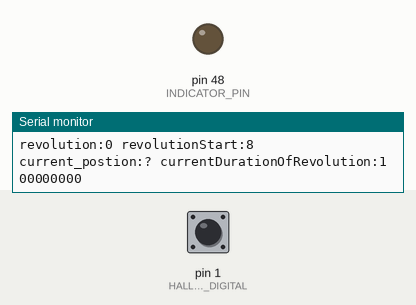
This sketch was run on a simulated Arduino Mega 2560, built for the host (arithmetic inside an expression is 32-bit, double 64-bit). Parts: output pins drawn as LEDs (lit = HIGH), the last lines printed to the serial monitor. The inputs (shaded band) are chosen by the test bench; at power-on: pin 1 (HALL_SENSOR_PIN_DIGITAL) HIGH.

Above: at 1.2 s.
1.3 s: pin 1 (HALL_SENSOR_PIN_DIGITAL) driven LOW
At 2.6 s:
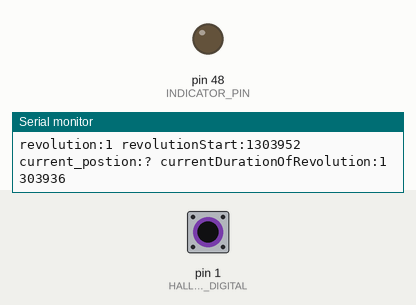
2.9 s: pin 1 (HALL_SENSOR_PIN_DIGITAL) pulsed HIGH 5 times (0.12 s each, 0.3 s apart)
At 3.43 s:
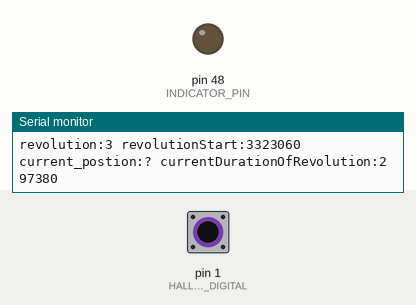
7.4 s: pin 1 (HALL_SENSOR_PIN_DIGITAL) pulsed HIGH 2 times (0.12 s each, 0.3 s apart)
Timing chart, 0 to 10.4 s (numbered marks = the images above; inputs shaded):
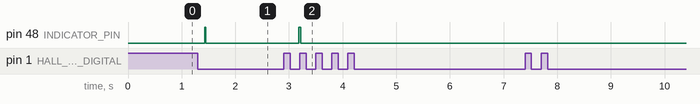

Measured:
- after the input at 1.3 s, pin 48 (INDICATOR_PIN): LOW → HIGH after 0.13 s, → LOW 0.02 s later
- after the input at 2.9 s, pin 48 (INDICATOR_PIN): LOW → HIGH after 0.28 s, → LOW 0.04 s later

The sketch:

position_estimation.ino
```cpp
// For position estimation with exponential smoothing. In microseconds.
// Initialize durations to very high values (10^8us) so that there's
// no graphical updates until after 5 revolutions.
const int nRevolutionsToConsider = 5;
const int weights[nRevolutionsToConsider] = { 315, 625, 1250, 2500, 5000 };  // most recent weighs heavier
const int sumOfWeights = 9690;
long revolutionDurations[nRevolutionsToConsider] = { 100000000, 100000000, 100000000, 100000000, 100000000 };
long currentDurationOfRevolution = 100000000;
long revolutionStart;

// Barduino
const int HALL_SENSOR_PIN_DIGITAL = 1;  // detection pulls down to 0
const int INDICATOR_PIN = 48;           // Integrated LED

// Settings
const int INTERFACE_UPDATE = 100000;  // microseconds
const float target = 0.1;             // target position to light up, in fraction of a rev

// State machine
long start, now, step;
int reading_d, detections;
long revolution = 0;
bool pressed = false;
bool previouslyPressed = false;
long lastInterfaceUpdate;

void setup() {
  pinMode(HALL_SENSOR_PIN_DIGITAL, INPUT);
  pinMode(INDICATOR_PIN, OUTPUT);

  Serial.begin(115200);

  start = micros();
  revolutionStart = start;
  lastInterfaceUpdate = start;
  step = 0;
  revolution = 0;
  pressed = true;
}

void loop() {
  now = micros();

  updateSensor();  // Every single turn of the loop
  printSerial();   // On a fixed schedule
  lightUp();

  step += 1;
}

void lightUp() {
  if (abs(currentPosition() - target) < 0.01) {
    digitalWrite(INDICATOR_PIN, HIGH);
  } else {
    digitalWrite(INDICATOR_PIN, LOW);
  }
}


void updateSensor() {
  previouslyPressed = pressed;

  pressed = !digitalRead(HALL_SENSOR_PIN_DIGITAL);  // Sensor is pulled up

  if (pressed && !previouslyPressed) {
    updateSpeedEstimation();
    revolution += 1;
  }
}

// For now, just use the last turn. Later we can go to the exponential smoothing version
void updateSpeedEstimation() {
  long now = micros();
  currentDurationOfRevolution = now - revolutionStart;
  revolutionStart = micros();
}

// Exponential smoothing for smoother estimation
// To be debugged
void exponentialSmoothing() {
  long now = micros();
  int offset = revolution % nRevolutionsToConsider;  // circular buffer
  revolutionDurations[offset] = now - revolutionStart;
  revolutionStart = now;

  long tempEstimation = 0;

  for (int i = 0; i < nRevolutionsToConsider; i++) {

    int whichWeight = (i + ((nRevolutionsToConsider - 1) - offset)) % nRevolutionsToConsider;  // Black magic. Notes on Remarkable

    tempEstimation += weights[whichWeight] * revolutionDurations[i];
  }

  currentDurationOfRevolution = tempEstimation / sumOfWeights;
}

// Fractions of a revolution
float currentPosition() {
  double elapsed = micros() - revolutionStart;
  return elapsed / currentDurationOfRevolution;
}

void printSerial() {
  now = micros();
  if (now - lastInterfaceUpdate > INTERFACE_UPDATE) {
    Serial.printf("revolution:%d revolutionStart:%d current_postion:%.3f currentDurationOfRevolution:%d\n", revolution, revolutionStart, currentPosition(), currentDurationOfRevolution);
    lastInterfaceUpdate = now;
  }
}
```
